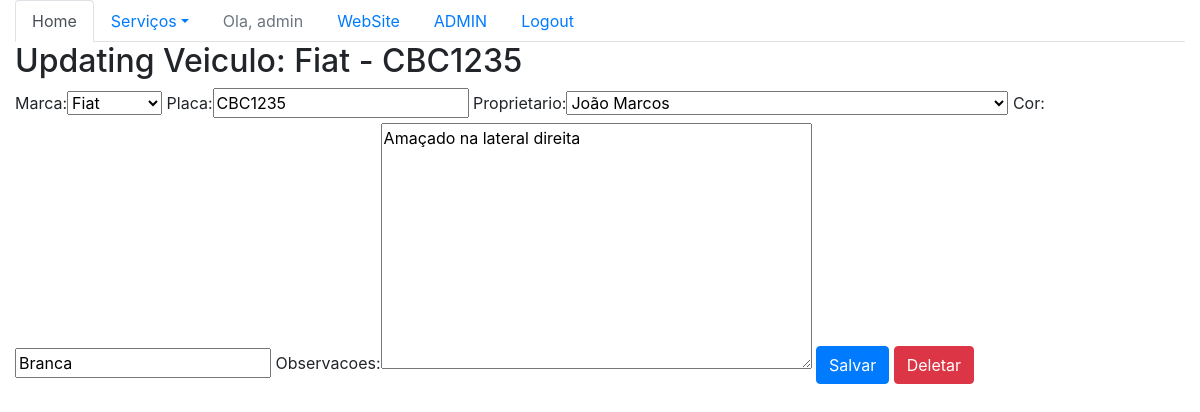
/sistema/veiculo-update/1/ (signed in), run on the app's committed database.
### core/models.py (models this page shows)
class Veiculo(models.Model):
    marca = models.ForeignKey(Marca, on_delete=models.PROTECT)
    placa = models.CharField(max_length=7)
    proprietario = models.ForeignKey(Pessoa, on_delete=models.PROTECT)
    cor = models.CharField(max_length=15)
    observacoes = models.TextField()
    def __str__(self):
        return self.marca.nome + ' - ' + self.placa

class Marca(models.Model):
    nome = models.CharField(max_length=50)
    def __str__(self):
        return self.nome

### core/views.py (the view)
# urls.py: url(r'^veiculo-update/(?P<id>\d+)/$', veiculo_update, name='core_veiculo_update'),
@login_required
def veiculo_update(request, id):
    data = {}
    veiculo = Veiculo.objects.get(id=id)
    form = VeiculoForm(request.POST or None, instance=veiculo)
    data['veiculo'] = veiculo
    data['form'] = form
    if request.method == 'POST':
        if form.is_valid():
            form.save()
            return redirect('core_lista_veiculos')
    else:
        return render(request, 'core/update_veiculo.html', data)

### core/forms.py
class VeiculoForm(ModelForm):
    class Meta:
        model = Veiculo
        fields = '__all__'

### core/models.py (called while the page is built)
    def __str__(self):
        return self.nome

### core/templates/core/update_veiculo.html (shortened to what this page needs)
{% extends 'base.html' %}
{% load bootstrap %}
{% block main %}
    <div class="row">
        <div class="col">
            <H2>Updating Veiculo: {{ veiculo }} </H2>
            <form action="{% url 'core_veiculo_update' veiculo.id %}" method="POST">
                {{ form|bootstrap }}
                <button type="submit"class="btn btn-primary"> Salvar</button>
                <a href="{% url 'core_veiculo_delete' veiculo.id %}" class="btn btn-danger">Deletar</a>
            </form>
        </div>
    </div>
{% endblock main %}

### core/templates/core/menu.html (shortened to what this page needs)
<ul class="nav nav-tabs">
    <li class="nav-item">
        <a class="nav-link active" href="{% url 'core_home' %}">Home</a>
    </li>
    {% if user.is_authenticated  %}
        <li class="nav-item dropdown">
            <a class="nav-link dropdown-toggle" data-toggle="dropdown" href="#" role="button" aria-haspopup="true" aria-expanded="false">Serviços</a>
        </li>
        <li class="nav-item">
            <a class="nav-link disabled" href="">Ola, {{ user }}   </a>
        </li>
        <li class="nav-item">
            <a class="nav-link" href=" {% url 'website_home' %} ">WebSite</a>
        </li>
        {% if user.get_username == 'admin'  %}
            <li class="nav-item">
                <a class="nav-link" href="/admin/login/?next=/admin/">ADMIN</a>
            </li>
        {% endif %}
        <li class="nav-item">
            <a class="nav-link" href=" {% url 'logout' %} ">Logout</a>
        </li>
    {% else %}
        <li class="nav-item">
            <a class="nav-link" href=" {% url 'login' %} ">Login</a>
        </li>
    {% endif %}
</ul>

### data on the page
Veiculo: marca+placa "Fiat - CBC1235", marca "Fiat", placa "CBC1235", proprietario "João Marcos", cor "Branca", observacoes "Amaçado na lateral direita"

### other printed values
{{ user }} "admin"
